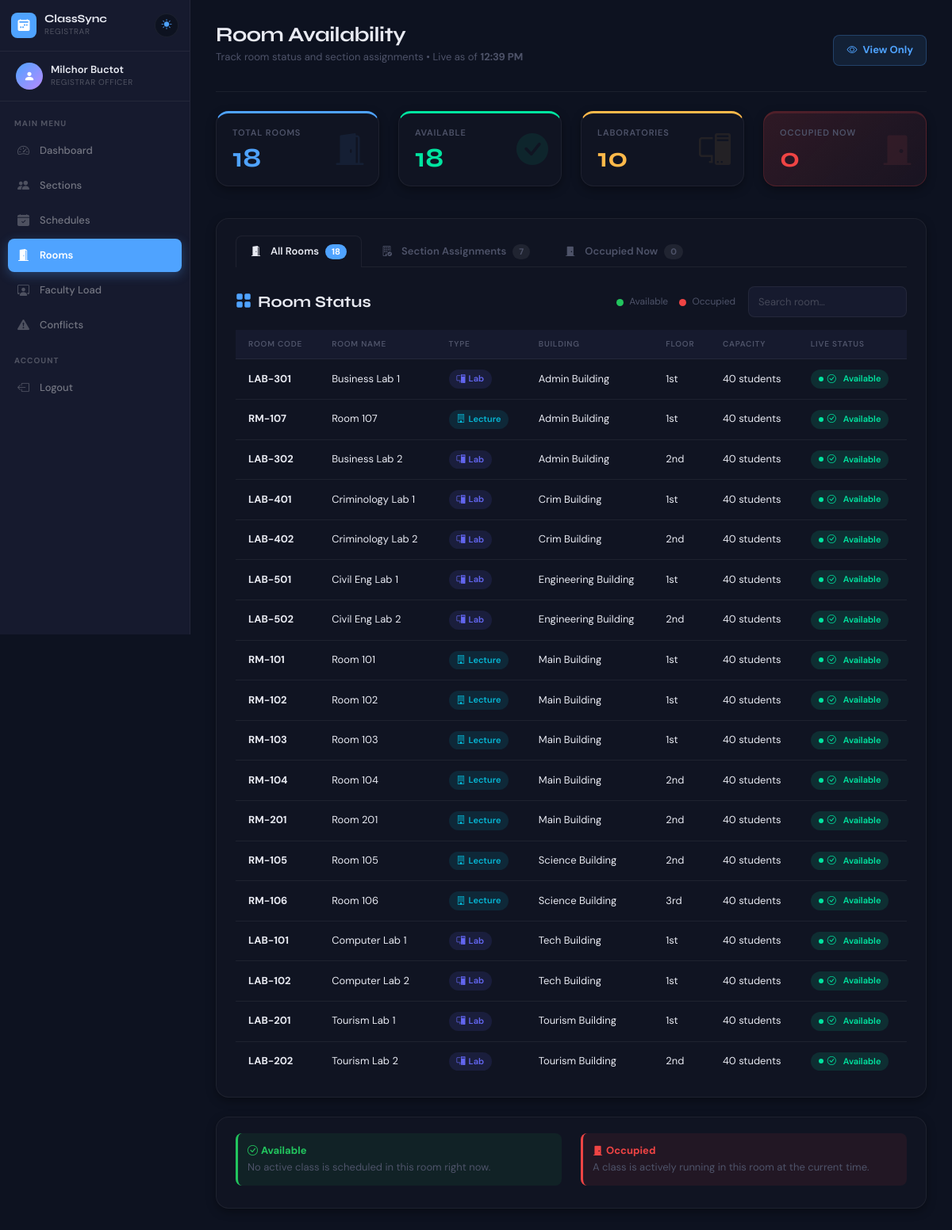
The app's page /registrar/rooms.php (signed in) with its own data.
### tables this page shows
CREATE TABLE `rooms` (
  `room_id` int(11) NOT NULL,
  `room_code` varchar(20) NOT NULL,
  `room_name` varchar(100) NOT NULL,
  `room_type` enum('Lecture','Laboratory','Conference','Auditorium') NOT NULL,
  `building` varchar(50) NOT NULL,
  `floor` varchar(10) DEFAULT NULL,
  `capacity` int(11) NOT NULL,
  `status` enum('Available','Maintenance') DEFAULT 'Available',
  `created_at` timestamp NOT NULL DEFAULT current_timestamp(),
  `updated_at` timestamp NOT NULL DEFAULT current_timestamp() ON UPDATE current_timestamp(),
  `allowed_program` varchar(50) DEFAULT NULL
);

### registrar/rooms.php (the view, shortened to what this page needs)
<?php
require_once 'includes/auth.php'; require_once '../config/db.php';
$pht_day  = date('l');
$pht_time = date('H:i:s');
$total_rooms = 0;
$result = $conn->query("SELECT COUNT(*) as total FROM rooms");
if ($result && $row = $result->fetch_assoc()) $total_rooms = $row['total'];
$available_rooms = 0;
$result = $conn->query("SELECT COUNT(*) as total FROM rooms WHERE status='Available'");
if ($result && $row = $result->fetch_assoc()) $available_rooms = $row['total'];
$labs = 0;
$result = $conn->query("SELECT COUNT(*) as total FROM rooms WHERE room_type='Laboratory'");
if ($result && $row = $result->fetch_assoc()) $labs = $row['total'];
$result = $conn->query("SELECT COUNT(*) as total FROM rooms WHERE room_type='Lecture'");
if ($result && $row = $result->fetch_assoc()) $lectures = $row['total'];
$occupied_now = 0;
$occ_result   = $conn->query("
    SELECT COUNT(DISTINCT s.room_id) AS total
    FROM schedules s
    JOIN academic_terms t ON s.term_id = t.term_id
    WHERE s.status      = 'Active'
      AND t.is_active   = 1
      AND s.day_of_week = '$pht_day'
      AND s.start_time <= '$pht_time'
      AND s.end_time   >  '$pht_time'
      AND s.room_id IS NOT NULL
");
if ($occ_result && $row = $occ_result->fetch_assoc()) $occupied_now = $row['total'];
$rooms = $conn->query("
    SELECT r.*,
        CASE
            WHEN EXISTS (
                SELECT 1 FROM schedules s
                JOIN academic_terms t ON s.term_id = t.term_id
                WHERE s.room_id     = r.room_id
                  AND s.status      = 'Active'
                  AND t.is_active   = 1
                  AND s.day_of_week = '$pht_day'
                  AND s.start_time <= '$pht_time'
                  AND s.end_time   >  '$pht_time'
            ) THEN 'Occupied'
            ELSE 'Available'
        END AS live_status
    FROM rooms r
    ORDER BY r.building, r.floor, r.room_code
");
$assigned_rooms = $conn->query("
    SELECT ra.assignment_id,
           s.section_name, s.program,
           r.room_id, r.room_code, r.room_name,
           r.building, r.floor, r.room_type
    FROM room_assignments ra
    JOIN sections s ON ra.section_id = s.section_id
    JOIN rooms    r ON ra.room_id    = r.room_id
    ORDER BY s.section_name
");
$assigned_count = $assigned_rooms ? $assigned_rooms->num_rows : 0;
$occupied_rows = $conn->query("
    SELECT r.room_id, r.room_code, r.room_name, r.building, r.floor, r.room_type,
           sec.section_name, sec.program,
           sub.subject_name, sub.subject_code,
           CONCAT(f.first_name, ' ', f.last_name) AS faculty_name,
           s.start_time, s.end_time
    FROM schedules s
    JOIN rooms    r   ON s.room_id    = r.room_id
    JOIN sections sec ON s.section_id = sec.section_id
    JOIN subjects sub ON s.subject_id = sub.subject_id
    JOIN faculty  f   ON s.faculty_id = f.faculty_id
    JOIN academic_terms t ON s.term_id = t.term_id
    WHERE s.status      = 'Active'
      AND t.is_active   = 1
      AND s.day_of_week = '$pht_day'
      AND s.start_time <= '$pht_time'
      AND s.end_time   >  '$pht_time'
      AND s.room_id IS NOT NULL
    ORDER BY r.building, r.floor, r.room_code
");
$occupied_count = $occupied_rows ? $occupied_rows->num_rows : 0;
$active_tab = $_GET['tab'] ?? 'all';
?>
<?php include '../includes/header.php'; ?>
<?php include 'includes/sidebar.php'; ?>
<div class="main-content">
    <div class="page-header d-flex justify-content-between align-items-center">
        <div>
            <h1>Room Availability</h1>
            <p>Track room status and section assignments &bull; Live as of <strong><?= date('h:i A', strtotime($pht_time)) ?></strong></p>
        </div>
        <div class="registrar-access-badge">
            <i class="bi bi-eye me-1"></i> View Only
        </div>
    </div>
    <div class="row mb-4">
        <div class="col-md-3 mb-3">
            <div class="stats-card blue">
                <h3>Total Rooms</h3>
                <div class="number"><?= $total_rooms ?></div>
                <i class="bi bi-door-open-fill icon"></i>
            </div>
        </div>
        <div class="col-md-3 mb-3">
            <div class="stats-card green">
                <h3>Available</h3>
                <div class="number"><?= $available_rooms ?></div>
                <i class="bi bi-check-circle-fill icon"></i>
            </div>
        </div>
        <div class="col-md-3 mb-3">
            <div class="stats-card orange">
                <h3>Laboratories</h3>
                <div class="number"><?= $labs ?></div>
                <i class="bi bi-pc-display icon"></i>
            </div>
        </div>
        <div class="col-md-3 mb-3">
            <div class="stats-card red">
                <h3>Occupied Now</h3>
                <div class="number"><?= $occupied_now ?></div>
                <i class="bi bi-door-closed-fill icon"></i>
            </div>
        </div>
    </div>
    <div class="content-card">
        <div class="room-tabs mb-4">
            <a href="?tab=all" class="room-tab <?= $active_tab === 'all' ? 'active' : '' ?>">
                <i class="bi bi-door-open-fill me-1"></i> All Rooms
                <span class="tab-count"><?= $total_rooms ?></span>
            </a>
            <a href="?tab=assigned" class="room-tab <?= $active_tab === 'assigned' ? 'active' : '' ?>">
                <i class="bi bi-building-check me-1"></i> Section Assignments
                <span class="tab-count"><?= $assigned_count ?></span>
            </a>
            <a href="?tab=occupied" class="room-tab <?= $active_tab === 'occupied' ? 'active' : '' ?>">
                <i class="bi bi-door-closed-fill me-1"></i> Occupied Now
                <span class="tab-count <?= $occupied_count > 0 ? 'tab-count-red' : '' ?>"><?= $occupied_count ?></span>
            </a>
        </div>
        <?php if ($active_tab === 'all'): ?>
        <div class="d-flex justify-content-between align-items-center mb-3">
            <h5 style="color:var(--text-primary); font-weight:700; margin:0;">
                <i class="bi bi-grid-fill me-2" style="color:var(--accent);"></i>Room Status
            </h5>
            <div class="d-flex align-items-center gap-3">
                <div class="live-legend">
                    <span><span class="legend-dot" style="background:#22c55e;"></span> Available</span>
                    <span><span class="legend-dot" style="background:#ef4444;"></span> Occupied</span>
                </div>
                <input type="text" id="roomSearch" class="form-control form-control-sm"
                    placeholder="Search room…" style="width:200px;" oninput="filterRooms()">
            </div>
        </div>
        <div class="table-responsive">
            <table class="custom-table" id="roomTable">
                <thead>
                    <tr>
                        <th>Room Code</th>
                        <th>Room Name</th>
                        <th>Type</th>
                        <th>Building</th>
                        <th>Floor</th>
                        <th>Capacity</th>
                        <th>Live Status</th>
                    </tr>
                </thead>
                <tbody id="roomTbody">
                    <?php if ($rooms && $rooms->num_rows > 0):
                        while ($room = $rooms->fetch_assoc()): ?>
                    <tr>
                        <td><strong><?= htmlspecialchars($room['room_code']) ?></strong></td>
                        <td><?= htmlspecialchars($room['room_name']) ?></td>
                        <td>
                            <?php if ($room['room_type'] === 'Laboratory'): ?>
                                <span class="type-badge lab">
                                    <i class="bi bi-pc-display me-1"></i>Lab
                                </span>
                            <?php else: ?>
                                <span class="type-badge lecture">
                                    <i class="bi bi-building me-1"></i>Lecture
                                </span>
                            <?php endif; ?>
                        </td>
                        <td><?= htmlspecialchars($room['building']) ?></td>
                        <td><?= htmlspecialchars($room['floor']) ?></td>
                        <td><?= $room['capacity'] ?> students</td>
                        <td>
                            <?php if ($room['live_status'] === 'Occupied'): ?>
                                <span class="badge-danger">
                                    <i class="bi bi-door-closed-fill me-1"></i>Occupied
                                </span>
                            <?php else: ?>
                                <span class="badge-success">
                                    <i class="bi bi-check-circle me-1"></i>Available
                                </span>
                            <?php endif; ?>
                        </td>
                    </tr>
                    <?php endwhile; else: ?>
                    <tr><td colspan="7" class="text-center py-3">No rooms found.</td></tr>
                    <?php endif; ?>
                </tbody>
            </table>
        </div>
        <?php endif; ?>
    </div>
    <div class="content-card mt-4" style="font-size:13px;">
        <div class="row">
            <div class="col-md-6 mb-2">
                <div style="padding:12px; background:rgba(34,197,94,0.08); border-radius:8px; border-left:3px solid #22c55e;">
                    <strong style="color:#22c55e;"><i class="bi bi-check-circle me-1"></i>Available</strong><br>
                    <span style="color:var(--text-secondary);">No active class is scheduled in this room right now.</span>
                </div>
            </div>
            <div class="col-md-6 mb-2">
                <div style="padding:12px; background:rgba(239,68,68,0.08); border-radius:8px; border-left:3px solid #ef4444;">
                    <strong style="color:#ef4444;"><i class="bi bi-door-closed-fill me-1"></i>Occupied</strong><br>
                    <span style="color:var(--text-secondary);">A class is actively running in this room at the current time.</span>
                </div>
            </div>
        </div>
    </div>
</div>
<?php include '../includes/footer.php'; ?>

### registrar/rooms.php (style rules this page uses)
.registrar-access-badge { background: rgba(79,163,255,0.1); border: 1px solid rgba(79,163,255,0.25); color: var(--accent); padding: 8px 16px; border-radius: 8px; font-size: 13px; font-weight: 700; }
.room-tabs { display: flex; gap: 6px; border-bottom: 1px solid var(--color-border); padding-bottom: 0; margin-bottom: 20px; }
.room-tab { padding: 9px 18px; border-radius: 8px 8px 0 0; font-size: 13px; font-weight: 600; color: var(--text-secondary); text-decoration: none; border: 1px solid transparent; border-bottom: none; display: flex; align-items: center; gap: 8px; transition: all 0.15s; position: relative; bottom: -1px; font-family: var(--font-body); }
.room-tab.active { color: var(--text-primary); background: var(--color-surface); border-color: var(--color-border); border-bottom-color: var(--color-surface); }
.tab-count { background: rgba(255,255,255,0.07); color: var(--text-secondary); border-radius: 20px; padding: 1px 8px; font-size: 11px; font-weight: 700; }
.room-tab.active .tab-count { background: var(--accent); color: #fff; }
.type-badge { padding: 3px 10px; border-radius: 20px; font-size: 11px; font-weight: 600; display: inline-flex; align-items: center; }
.type-badge.lab { background: rgba(99,102,241,0.12); color: #6366f1; }
.type-badge.lecture { background: rgba(6,182,212,0.12); color: #06b6d4; }
.live-legend { display: flex; gap: 14px; font-size: 12px; color: var(--text-secondary); align-items: center; }
.legend-dot { display: inline-block; width: 9px; height: 9px; border-radius: 50%; margin-right: 4px; vertical-align: middle; }
.stats-card.red { background: linear-gradient(135deg, rgba(239,68,68,0.15), rgba(239,68,68,0.05)); border-color: rgba(239,68,68,0.2); }
.stats-card.red .number { color: #ef4444; }

### records on screen
rooms: room_code "LAB-301", room_name "Business Lab 1", room_type "Laboratory" (drawn), building "Admin Building", floor "1st", capacity "40"
rooms: room_code "RM-107", room_name "Room 107", room_type "Lecture" (drawn), building "Admin Building", floor "1st", capacity "40"
rooms: room_code "LAB-302", room_name "Business Lab 2", room_type "Laboratory" (drawn), building "Admin Building", floor "2nd", capacity "40"
rooms: room_code "LAB-401", room_name "Criminology Lab 1", room_type "Laboratory" (drawn), building "Crim Building", floor "1st", capacity "40"
rooms: room_code "LAB-402", room_name "Criminology Lab 2", room_type "Laboratory" (drawn), building "Crim Building", floor "2nd", capacity "40"
rooms: room_code "LAB-501", room_name "Civil Eng Lab 1", room_type "Laboratory" (drawn), building "Engineering Building", floor "1st", capacity "40"
rooms: room_code "LAB-502", room_name "Civil Eng Lab 2", room_type "Laboratory" (drawn), building "Engineering Building", floor "2nd", capacity "40"
rooms: room_code "RM-101", room_name "Room 101", room_type "Lecture" (drawn), building "Main Building", floor "1st", capacity "40"
rooms: room_code "RM-102", room_name "Room 102", room_type "Lecture" (drawn), building "Main Building", floor "1st", capacity "40"
rooms: room_code "RM-103", room_name "Room 103", room_type "Lecture" (drawn), building "Main Building", floor "1st", capacity "40"
rooms: room_code "RM-104", room_name "Room 104", room_type "Lecture" (drawn), building "Main Building", floor "2nd", capacity "40"
rooms: room_code "RM-201", room_name "Room 201", room_type "Lecture" (drawn), building "Main Building", floor "2nd", capacity "40"
rooms: room_code "RM-105", room_name "Room 105", room_type "Lecture" (drawn), building "Science Building", floor "2nd", capacity "40"
rooms: room_code "RM-106", room_name "Room 106", room_type "Lecture" (drawn), building "Science Building", floor "3rd", capacity "40"
rooms: room_code "LAB-101", room_name "Computer Lab 1", room_type "Laboratory" (drawn), building "Tech Building", floor "1st", capacity "40"
rooms: room_code "LAB-102", room_name "Computer Lab 2", room_type "Laboratory" (drawn), building "Tech Building", floor "1st", capacity "40"
rooms: room_code "LAB-201", room_name "Tourism Lab 1", room_type "Laboratory" (drawn), building "Tourism Building", floor "1st", capacity "40"
rooms: room_code "LAB-202", room_name "Tourism Lab 2", room_type "Laboratory" (drawn), building "Tourism Building", floor "2nd", capacity "40"

### other values on screen
$_SESSION['full_name'] "Milchor Buctot"
date('h:i A', strtotime($pht_time)) "12:39 PM"
$total_rooms "18"
$available_rooms "18"
$labs "10"
$occupied_now "0"
$assigned_count "7"
$occupied_count "0"
